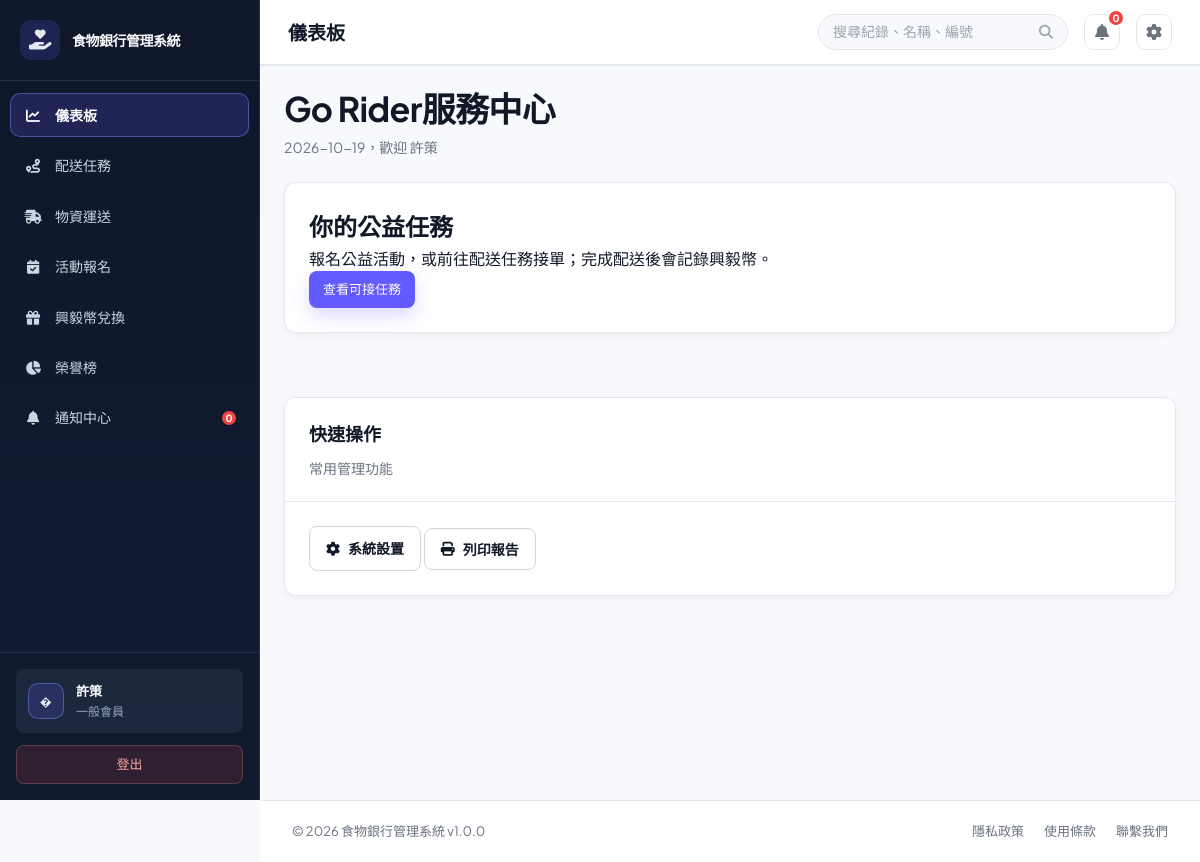
/?page=dashboard (signed in), run on the app's committed database.
### tables this page shows
CREATE TABLE `users` (
  `user_id` int(11) NOT NULL,
  `username` varchar(50) NOT NULL,
  `password` varchar(255) NOT NULL,
  `email` varchar(100) NOT NULL,
  `full_name` varchar(100) NOT NULL,
  `phone` varchar(20) DEFAULT NULL,
  `role` enum('foodbank_staff','member') NOT NULL DEFAULT 'foodbank_staff',
  `member_type` enum('general','enterprise') NOT NULL DEFAULT 'general',
  `department` varchar(50) DEFAULT NULL,
  `status` enum('active','inactive','suspended') DEFAULT 'active',
  `created_at` timestamp NULL DEFAULT current_timestamp(),
  `updated_at` timestamp NULL DEFAULT current_timestamp() ON UPDATE current_timestamp(),
  `created_by` int(11) DEFAULT NULL,
  `phone_verified` tinyint(1) NOT NULL DEFAULT 0,
  `is_enterprise_verified` tinyint(1) DEFAULT 0,
  `enterprise_name` varchar(150) DEFAULT NULL,
  `enterprise_verified_at` datetime DEFAULT NULL
);

### config/database.php (called while the page is built, shortened)
<?php
class Database
{
    private $connection = null;
    public function getConnection()
    {
        return $this->connection;
    }
    private function connect()
    {
        $this->connection = @new mysqli(DB_HOST, DB_USER, DB_PASS, DB_NAME, DB_PORT);
    }
}
$db = new Database();

### src/models/BaseModel.php (called while the page is built, shortened)
<?php
require_once __DIR__ . '/../../config/database.php';
abstract class BaseModel {
    protected $db;
    public function __construct() {
        global $db;
        $this->db = $db->getConnection();
    }
    public function query($sql) {
        $result = $this->db->query($sql);
        $rows = [];
        if ($result) {
            while ($row = $result->fetch_assoc()) {
                $rows[] = $row;
            }
        }
        return $rows;
    }
}
?>

### src/models/NotificationModel.php (called while the page is built, shortened)
<?php
require_once __DIR__ . '/BaseModel.php';
class NotificationModel extends BaseModel {
    public function getLatestIdForUser($userId) {
        $userId = (int) $userId;
        $result = $this->db->query("SELECT COALESCE(MAX(notification_id), 0) AS latest_id FROM notifications WHERE user_id = {$userId}");
        $row = $result->fetch_assoc();
        return (int) ($row['latest_id'] ?? 0);
    }
    public function getUnreadCount($userId) {
        $userId = (int) $userId;
        $result = $this->db->query("SELECT COUNT(*) AS unread_count FROM notifications WHERE user_id = {$userId} AND read_at IS NULL");
        $row = $result->fetch_assoc();
        return (int) ($row['unread_count'] ?? 0);
    }
}

### src/models/PermissionModel.php (called while the page is built, shortened)
<?php
require_once 'BaseModel.php';
class PermissionModel extends BaseModel {
    public function getEffectivePermissions($userId, $role, $memberType = null) {
        $userId = (int) $userId;
        $role = $this->db->real_escape_string((string) $role);
        $normalizedMemberType = ($role !== 'foodbank_staff' && $memberType !== null && $memberType !== '')
            ? (string) $memberType
            : '';
        $memberTypeCondition = "member_type = '" . $this->db->real_escape_string($normalizedMemberType) . "'";
        $defaults = $this->query(
            "SELECT permission_key FROM role_permission_defaults
             WHERE role = '{$role}' AND {$memberTypeCondition}"
        );
        $permissions = array_column($defaults, 'permission_key');
        $permissions = array_combine($permissions, $permissions);
        if ($userId > 0) {
            $overrides = $this->query(
                "SELECT permission_key, granted FROM user_permission_overrides WHERE user_id = {$userId}"
            );
            foreach ($overrides as $override) {
                $key = $override['permission_key'];
                if ((int) $override['granted'] === 1) {
                    $permissions[$key] = $key;
                } else {
                    unset($permissions[$key]);
                }
            }
        }
        return array_values($permissions);
    }
}

### src/services/AuthService.php (called while the page is built, shortened)
<?php
require_once __DIR__ . '/../models/PermissionModel.php';
class AuthService {
    public static function forCurrentUser(array $currentUser) {
        $userId = (int) ($currentUser['user_id'] ?? 0);
        $role = $currentUser['role'] ?? 'member';
        $memberType = $currentUser['member_type'] ?? null;
        $permissions = self::resolvePermissions($userId, $role, $memberType);
        return new self($permissions, $userId);
    }
    private static function resolvePermissions($userId, $role, $memberType) {
        $permissionModel = new PermissionModel();
        return $permissionModel->getEffectivePermissions($userId, $role, $memberType);
    }
}

### public/index.php (the view, shortened to what this page needs)
<?php
require_once BASE_PATH . '/config/database.php';
$connection = $db->getConnection();
$demoPasswordHashes = [
    'manager' => '866485796cfa8d7c0cf7111640205b83076433547577511d81f8030ae99ecea5',
    'staff' => '10176e7b7b24d317acfcf8d2064cfd2f24e154f7b5a96603077d5ef813d6a6b6',
];
foreach ($demoPasswordHashes as $demoUsername => $demoPasswordHash) {
    $demoUsernameEscaped = $connection->real_escape_string($demoUsername);
    $connection->query(
        "UPDATE users SET password = '{$demoPasswordHash}' WHERE username = '{$demoUsernameEscaped}' AND CHAR_LENGTH(password) <> 60 AND CHAR_LENGTH(password) <> 64"
    );
}
$connection->query(
    "UPDATE users SET full_name = CASE username
        WHEN 'official' THEN '食物銀行官方人員'
        WHEN 'manager' THEN '忠信食物銀行'
        WHEN 'staff' THEN '食物銀行官方人員'
        WHEN 'volunteer' THEN '忠信GO RIDER'
        WHEN 'donor' THEN '捐贈剩食店家'
        ELSE full_name
    END
    WHERE username IN ('official', 'manager', 'staff', 'volunteer', 'donor')
      AND (full_name LIKE '%?%' OR full_name = '')"
);
if (!empty($_SESSION['user']['username'])) {
    $sessionUsername = $connection->real_escape_string($_SESSION['user']['username']);
    $sessionUserResult = $connection->query("SELECT user_id, username, full_name, role, member_type, enterprise_name, status, email, phone, phone_verified FROM users WHERE username = '{$sessionUsername}' LIMIT 1");
}
$currentUser = $_SESSION['user'];
require_once BASE_PATH . '/src/services/AuthService.php';
$authService = AuthService::forCurrentUser($currentUser);
require_once BASE_PATH . '/src/models/NotificationModel.php';
$notificationModel = new NotificationModel();
$unreadNotificationCount = 0;
if (isset($currentUser['user_id'])) {
    $unreadNotificationCount = (int) $notificationModel->getUnreadCount((int) $currentUser['user_id']);
}
$latestNotificationId = $notificationModel->getLatestIdForUser((int) $currentUser['user_id']);
$role = $currentUser['role'];
$memberType = $currentUser['member_type'] ?? null;
$roleLabels = [
    'foodbank_staff' => '忠信食物銀行',
    'member' => $memberType === 'enterprise' ? '企業會員' : ($memberType === 'general' ? '一般會員' : '會員'),
];
$page = isset($_GET['page']) ? trim($_GET['page']) : 'dashboard';
$page = basename($page);
$menu_items = [
    'dashboard' => ['label' => '儀表板', 'icon' => 'fa-solid fa-chart-line'],
    'order_tracking' => ['label' => '訂單追蹤', 'icon' => 'fa-solid fa-list-check'],
    'deliveries' => ['label' => '配送任務', 'icon' => 'fa-solid fa-route'],
    'material_transport' => ['label' => '物資運送', 'icon' => 'fa-solid fa-truck-fast'],
    'activities' => ['label' => $role === 'member' ? '活動報名' : '活動發布', 'icon' => 'fa-solid fa-calendar-check'],
    'item_categories' => ['label' => '物資分類', 'icon' => 'fa-solid fa-layer-group'],
    'rewards' => ['label' => '興毅幣兌換', 'icon' => 'fa-solid fa-gift'],
    'carbon_report' => ['label' => '永續報告', 'icon' => 'fa-solid fa-leaf'],
    'reports' => ['label' => '數據分析', 'icon' => 'fa-solid fa-chart-pie'],
    'notifications' => ['label' => '通知中心', 'icon' => 'fa-solid fa-bell'],
    'donation_materials' => ['label' => '物資捐贈', 'icon' => 'fa-solid fa-box-open'],
    'donation_materials_review' => ['label' => '物資捐贈審查', 'icon' => 'fa-solid fa-clipboard-check'],
    'settings' => ['label' => '設置', 'icon' => 'fa-solid fa-gear'],
    'users' => ['label' => '帳號審核', 'icon' => 'fa-solid fa-user-check'],
    'volunteer_management' => ['label' => '一般會員管理', 'icon' => 'fa-solid fa-people-group'],
];
$routablePages = array_merge(array_keys($menu_items), ['certificate', 'activity_certificate']);
$allowedPages = array_values(array_filter($routablePages, function ($slug) use ($authService) {
    return $authService->can('page.' . $slug);
}));
?>
<!DOCTYPE html>
<html lang="zh-TW">
<head>
    <link href="https://cdnjs.cloudflare.com/ajax/libs/font-awesome/6.4.0/css/all.min.css" rel="stylesheet">
    <link rel="stylesheet" href="assets/css/style.css?v=<?php echo filemtime(__DIR__ . '/assets/css/style.css'); ?>">
</head>
<body data-notification-poll-url="?action=notifications_poll" data-notification-last-id="<?php echo (int) $latestNotificationId; ?>">
    <div class="app-wrapper">
        <aside class="sidebar">
            <div class="sidebar-header">
                <div class="logo">
                    <span class="logo-icon"><i class="fa-solid fa-hand-holding-heart"></i></span>
                    <span class="logo-text"><?php echo APP_NAME; ?></span>
                </div>
            </div>
            <nav class="sidebar-nav">
                <?php foreach ($menu_items as $key => $item):
                    if (!in_array($key, $allowedPages, true)) {
                        continue;
                    }
                    $is_active = ($page === $key) ? 'active' : '';
                    $icon = $item['icon'];
                    $label = ($key === 'reports' && $role === 'member') ? '榮譽榜' : $item['label'];
                    ?>
                    <a href="?page=<?php echo $key; ?>" class="nav-item <?php echo $is_active; ?>" title="<?php echo $label; ?>">
                        <span class="nav-icon"><i class="<?php echo $icon; ?>"></i></span>
                        <span class="nav-label"><?php echo $label; ?></span>
                        <?php if ($key === 'notifications'): ?>
                            <span class="notification-badge sidebar-notification-badge" data-notification-badge <?php echo $unreadNotificationCount > 0 ? '' : 'hidden'; ?>><?php echo (int) $unreadNotificationCount; ?></span>
                        <?php endif; ?>
                    </a>
                <?php endforeach; ?>
            </nav>
            <div class="sidebar-footer">
                <div class="user-profile">
                    <div class="avatar"><?php echo htmlspecialchars(strtoupper(substr($currentUser['full_name'], 0, 2))); ?></div>
                    <div class="user-info">
                        <div class="user-name"><?php echo htmlspecialchars($currentUser['full_name']); ?></div>
                        <div class="user-role"><?php echo htmlspecialchars($roleLabels[$role] ?? $role); ?></div>
                    </div>
                </div>
                <a href="?action=logout" class="logout-btn">登出</a>
            </div>
        </aside>
        <div class="main-container">
            <header class="topbar">
                <div class="topbar-left">
                    <div class="breadcrumb">
                        <span class="page-title" id="pageTitle">
                            <?php echo $menu_items[$page]['label'] ?? '頁面'; ?>
                        </span>
                    </div>
                </div>
                <div class="topbar-right">
                    <div class="search-box">
                        <input type="text" placeholder="搜尋紀錄、名稱、編號" class="search-input">
                        <i class="fas fa-search"></i>
                    </div>
                    <a href="?page=notifications" class="icon-btn" title="通知" aria-label="查看通知中心">
                        <i class="fas fa-bell"></i>
                        <span class="notification-badge" data-notification-badge <?php echo $unreadNotificationCount > 0 ? '' : 'hidden'; ?>><?php echo (int) $unreadNotificationCount; ?></span>
                    </a>
                    <a href="?page=settings" class="icon-btn" title="設置" aria-label="前往設置">
                        <i class="fas fa-cog"></i>
                    </a>
                </div>
            </header>
            <main class="page-content">
                <div class="content-shell">
                    <?php
                    $view_file = BASE_PATH . '/src/views/' . $page . '.php';
                    if (file_exists($view_file)) {
                        include $view_file;
                    }
                    ?>
                </div>
            </main>
        </div>
    </div>
    <footer class="app-footer">
        <div class="footer-content">
            <p>&copy; 2026 <?php echo APP_NAME; ?> v<?php echo APP_VERSION; ?></p>
            <div class="footer-links">
                <a href="#">隱私政策</a>
                <a href="#">使用條款</a>
                <a href="#">聯繫我們</a>
            </div>
        </div>
    </footer>
</body>
</html>

### src/views/dashboard.php (shortened to what this page needs)
<?php
$dashboardRole = $currentUser['role'] ?? 'foodbank_staff';
$dashboardMemberType = $currentUser['member_type'] ?? null;
$isEnterpriseMember = $dashboardRole === 'member' && $dashboardMemberType === 'enterprise';
$dashboardRoleLabels = [
    'foodbank_staff' => '管理介面',
    'member' => $isEnterpriseMember ? '企業公益行動中心' : 'Go Rider服務中心',
];
?>
<div class="view-header">
    <div>
        <h1 class="view-title"><?php echo htmlspecialchars($dashboardRoleLabels[$dashboardRole] ?? '管理介面'); ?></h1>
        <p class="view-subtitle"><?php echo date('Y-m-d'); ?>，歡迎 <?php echo htmlspecialchars($currentUser['full_name'] ?? '使用者'); ?></p>
    </div>
</div>
<div class="card role-intro mb-20">
    <div class="card-body">
        <?php if ($dashboardRole === 'member' && !$isEnterpriseMember): ?>
            <h2>你的公益任務</h2><p>報名公益活動，或前往配送任務接單；完成配送後會記錄興毅幣。</p>
            <a href="?page=deliveries" class="btn btn-primary btn-sm">查看可接任務</a>
        <?php elseif ($dashboardRole === 'foodbank_staff'): ?>
            <h2>管理介面</h2><p>處理物資審查、配送與公益活動，確保物資完成媒合。</p>
            <a href="?page=rewards" class="btn btn-secondary btn-sm">管理興毅幣兌換</a>
        <?php elseif ($isEnterpriseMember): ?>
            <h2>企業惜食行動</h2><p>報名公益活動，也可將企業剩餘食物或物資捐贈給食物銀行。</p>
            <a href="?page=donation_materials" class="btn btn-primary btn-sm">上架剩食物資</a>
        <?php else: ?>
            <h2>忠信食物銀行管理</h2><p>管理平台模組、帳號權限、稽核紀錄與整體公益服務成效。</p>
            <a href="?page=settings" class="btn btn-primary btn-sm">前往系統設置</a>
        <?php endif; ?>
    </div>
</div>
<div class="card mt-32">
    <div class="card-header">
        <h2>快速操作</h2>
        <p>常用管理功能</p>
    </div>
    <div class="card-body">
        <div class="grid-4">
            <a href="?page=settings" class="btn btn-secondary"><i class="fas fa-gear"></i> 系統設置</a>
            <button class="btn btn-secondary" onclick="printTable()"><i class="fas fa-print"></i> 列印報告</button>
        </div>
    </div>
</div>

### data on the page
users: role "榮譽榜", full_name "�", full_name "許策", member_type+role "一般會員", role "儀表板", role+member_type "Go Rider服務中心"

### other printed values
APP_NAME "食物銀行管理系統"
$label "儀表板"
$label "配送任務"
$label "物資運送"
$label "活動報名"
$label "興毅幣兌換"
$label "通知中心"
$unreadNotificationCount "0"
APP_VERSION "1.0.0"
